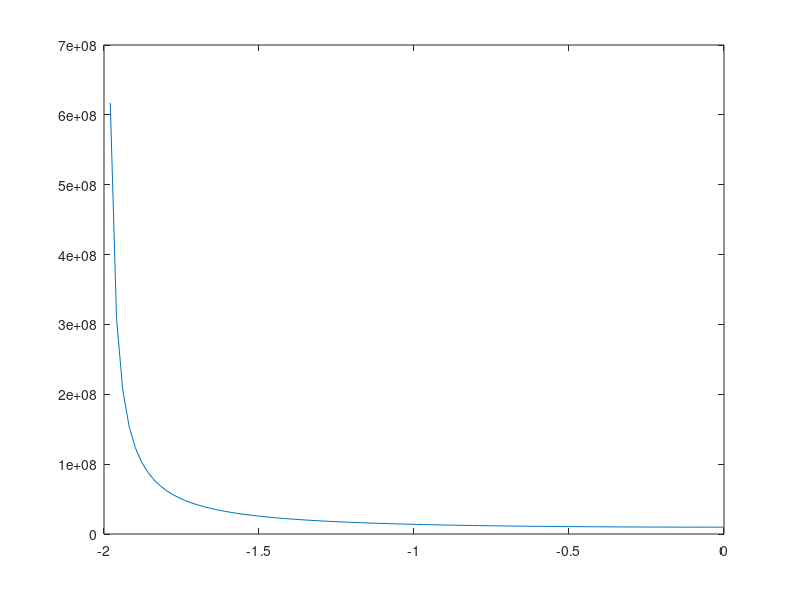

Source code (MATLAB):

z0 = -2;
z = linspace(z0,0);
z1 = 0;
FStar = 1e6*9.8;
zStar = -0.05;
A = (FStar+1)*sin(0.5*pi*(zStar-z0)./(z1-z0));
F = @(z) (A./sin(0.5*pi*(z-z0)./(z1-z0)))-1;
plot(z,F(z))
F(zStar) == FStar
% ylim([0 10])